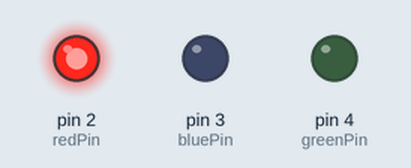
This sketch was run on a simulated Arduino Uno, built with avr-gcc and run on an emulated ATmega328P. On the bench: output pins drawn as LEDs (lit = HIGH).

Above: at 0.1 s.
At 1.1 s:
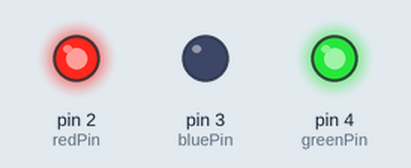
At 2.1 s:
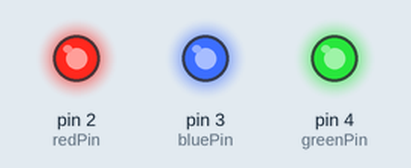
At 3.1 s:
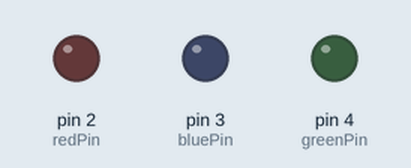
Timing chart, 0 to 4.6 s (numbered marks = the images above):
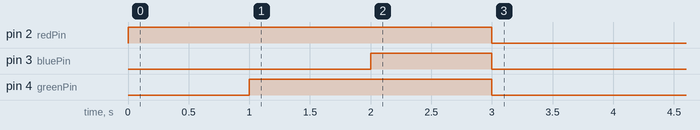

The sketch:

ATtinySerialCom_slave.ino
```cpp
// SLAVE CODE //

#include <SoftwareSerial.h>

SoftwareSerial mySerial(1, 0); // RX, TX

#define redPin 2
#define bluePin 3
#define greenPin 4
byte colour;

void setup() {
  pinMode(redPin, OUTPUT);
  pinMode(bluePin, OUTPUT);
  pinMode(greenPin, OUTPUT);

  mySerial.begin(9600);
  //mySerial.println("Hello, world?");

  digitalWrite(redPin, HIGH);
  delay(1000);
  digitalWrite(greenPin, HIGH);
  delay(1000);
  digitalWrite(bluePin, HIGH);
  delay(1000);

  digitalWrite(redPin, LOW);
  digitalWrite(greenPin, LOW);
  digitalWrite(bluePin, LOW);
}


void loop() {
  if (mySerial.available())
    colour = mySerial.read();
    mySerial.println(colour);

//  if(colour == 0) {
//    digitalWrite(redPin, LOW);
//    digitalWrite(greenPin, LOW);
//    digitalWrite(bluePin, LOW);
//  }

  if(colour == 1) {
    digitalWrite(redPin, HIGH);
    digitalWrite(greenPin, LOW);
    digitalWrite(bluePin, LOW);
  }

  if(colour == 2) {
    digitalWrite(redPin, LOW);
    digitalWrite(greenPin, HIGH);
    digitalWrite(bluePin, LOW);
  }

  if(colour == 3) {
    digitalWrite(redPin, LOW);
    digitalWrite(greenPin, LOW);
    digitalWrite(bluePin, HIGH);
  }
}
```
